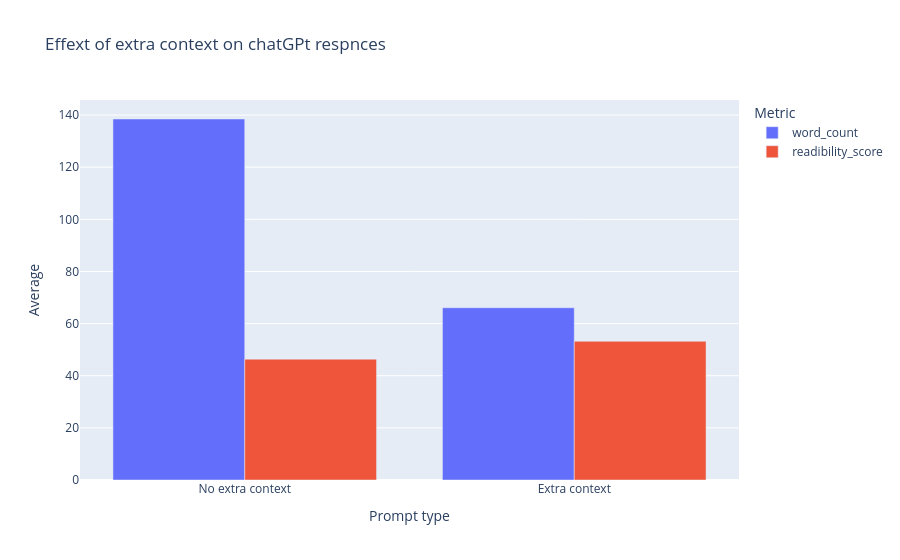

This figure's notebook cell:
### Code cell
px.bar(comparision,x="context",y=["word_count","readibility_score"],barmode="group",title="Effext of extra context on chatGPt respnces",labels={"value":"Average","variable":"Metric","context":"Prompt type"})

### Figure 1 — Plotly figure (JSON) as saved in the notebook; plotly's stock layout.template omitted (floating-point values rounded to 4 significant figures)
{"data": [{"alignmentgroup": "True", "hovertemplate": "Metric=word_count<br>Prompt type=%{x}<br>Average=%{y}<extra></extra>", "legendgroup": "word_count", "marker": {"color": "#636efa", "pattern": {"shape": ""}}, "name": "word_count", "offsetgroup": "word_count", "orientation": "v", "showlegend": true, "textposition": "auto", "type": "bar", "x": ["No extra context", "Extra context"], "xaxis": "x", "y": [138.5, 66.07], "yaxis": "y"}, {"alignmentgroup": "True", "hovertemplate": "Metric=readibility_score<br>Prompt type=%{x}<br>Average=%{y}<extra></extra>", "legendgroup": "readibility_score", "marker": {"color": "#EF553B", "pattern": {"shape": ""}}, "name": "readibility_score", "offsetgroup": "readibility_score", "orientation": "v", "showlegend": true, "textposition": "auto", "type": "bar", "x": ["No extra context", "Extra context"], "xaxis": "x", "y": [46.36, 53.21], "yaxis": "y"}], "layout": {"barmode": "group", "legend": {"title": {"text": "Metric"}, "tracegroupgap": 0}, "title": {"text": "Effext of extra context on chatGPt respnces"}, "xaxis": {"anchor": "y", "domain": [0, 1], "title": {"text": "Prompt type"}}, "yaxis": {"anchor": "x", "domain": [0, 1], "title": {"text": "Average"}}}}
